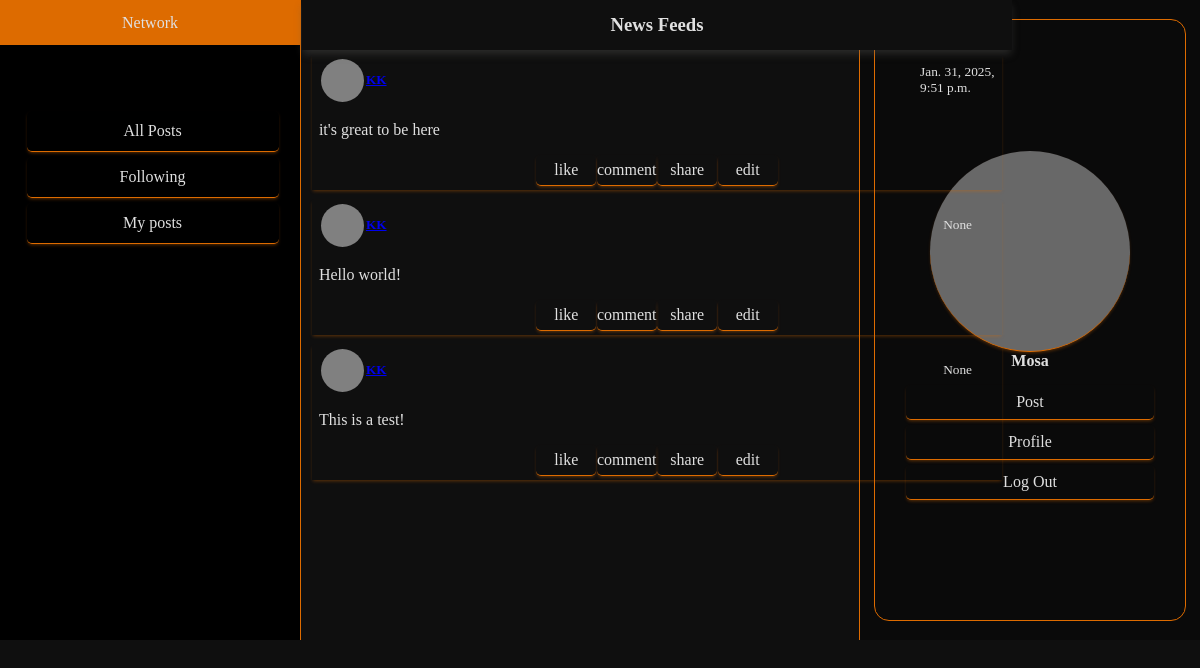
The page /followingPosts (signed in) on the database its author committed.
### network/models.py (models this page shows, shortened)
class User(AbstractUser):
    pass

class Post(models.Model):
    poster = models.ForeignKey(User, on_delete=models.CASCADE, related_name="user")
    content = models.CharField(max_length=800)
    timestamp = models.DateTimeField(auto_now_add=False)

### network/views.py (the view)
# urls.py: path("followingPosts", views.followingPosts, name="following"),
def followingPosts(request):
    following = Follow.objects.filter(follower=request.user).values_list('following', flat=True)
    followingPosts = Post.objects.filter(poster__in=following).order_by('timestamp')
    return render(request, "network/index.html",{"allPosts":followingPosts})

### network/templates/network/index.html (shortened to what this page needs)
{% extends "network/layout.html" %}
{% block body %}
<div class="feed-container">
    <div class="feeds-heading">
        <h3 class="feeds-title">News Feeds</h3>
    </div>
    {% for post in allPosts %}
        <div class="post-container">
            <div class="post-header">
                <a href="{% url 'profile' poster=post.poster.id %}" class="poster-container">
                    <div class="poster-img"></div>
                    <div class="poster-name"><h5>{{post.poster}}</h5></div>
                </a>
                <div class="post-time"><small>{{post.timestamp}}</small></div>
            </div>
            <div class="post-body">
                <p class="post-content">{{post.content}}</p>
            </div>
            {% if user.is_authenticated %}
            <div class="post-footer">
                <div class="likes like-button" data-id="{{post.id}}">
                    like
                </div>
                <div class="comment">comment</div>
                <div class="share">share</div>
                <div class="edit">edit</div>
            </div>
            {% endif %}
        </div>
    {% endfor %}
</div>
{% endblock %}

### network/templates/network/layout.html (shortened to what this page needs)
{% load static %}
<!DOCTYPE html>
<html lang="en">
    <head>
        <link href="{% static 'network/styles.css' %}" rel="stylesheet">
    </head>
    <body>
        <nav class="navbar navbar-expand-lg navbar-light bg-light">
            <a class="navbar-brand" href="#">Network</a>
            <div class="user-nav-bar">
              <ul class="navbar-nav mr-auto">
                <li class="nav-item">
                  <a class="nav-link" href="{% url 'index' %}">All Posts</a>
                </li>
                {% if user.is_authenticated %}
                    <li class="nav-item">
                        <a class="nav-link" href="{% url 'following' %}">Following</a>
                    </li>
                    <li class="nav-item">
                        <a class="nav-link" href="#">My posts</a>
                    </li>
                {% endif %}
              </ul>
            </div>
        </nav>
        <div class="user-panel">
            <div class="user-container">
                {% if user.is_authenticated %}
                    <div class="user-img-name-container">
                        <div class="user-img"></div>
                            <div class="user-name"><strong>{{ user.username }}</strong></div>
                    </div>
                {% endif %}
                <div class="user-actions">
                    {% if user.is_authenticated %}
                        <a class="action nav-item" id="write-post" href="">Post</a>
                        <a href="{% url 'profile' poster=user.id %}" class="action nav-item">Profile</a>
                        <a class="action nav-item" href="{% url 'logout' %}">Log Out</a>
                    {% else %}
                    <a class="action nav-item" href="{% url 'login' %}">Log In</a>
                    <a class="action nav-item" href="{% url 'register' %}">Register</a>
                    {% endif %}
                </div>
            </div>
        </div>
    <div class="feed-container"></div>
        <div class="body">
            {% block body %}
            {% endblock %}
        </div>
    </body>
</html>

### network/static/network/styles.css (style rules this page uses)
:root { --text-color: rgb(224, 224, 224); --brand-color: rgb(221, 107, 0); --border-color: 1px solid rgb(221, 107, 0); --box-shadow: 0 2px 3.5px -1px rgba(221, 107, 0, 0.4); --box-shadow-hover: 0 -2px 10px -1px rgba(201, 201, 201, 0.4); --background-color: rgb(10, 10, 10); --background-color-lite: rgb(15, 15, 15); --background-color-selected: rgb(24, 24, 24); }
html { overflow-y: auto; }
body { background-color: var(--background-color-lite); color: var(--text-color); overflow-x: scroll; }
.nav-link, .navbar-brand { color: var(--text-color); text-decoration: none; }
.navbar { position: fixed; top: 0; left: 0; height: 640px; width: 300px; border-right: var(--border-color); background-color: black; }
.navbar-brand { position: absolute; top: 0; left: 0; width: 100%; height: 45px; display: flex; align-items: center; text-align: center; justify-content: center; color: var(--text-color); background-color: var(--brand-color); }
.user-nav-bar, .navbar-nav { position: relative; top: 45px; width: 280px; height: auto; display: flex; align-items: center; justify-content: center; flex-direction: column; margin-right: 15px; }
.nav-item { position: relative; width: 90%; height: 40px; display: flex; align-items: center; justify-content: center; color: var(--text-color); border-bottom: var(--border-color); box-shadow: var(--box-shadow); border-radius: 5px; margin-top: 5px; }
.feed-container, .login-container, .register-container, .profile-container { position: absolute; top: 0; left: 302px; height: 638px; width: 710px; padding-bottom: 50px; padding-top: 50px; display: flex; align-items: center; flex-direction: column; }
.feeds-heading { position: fixed; top: 0px; left: 302px; width: 710px; height: 50px; display: flex; align-items: center; justify-content: center; background-color: var(--background-color-lite); box-shadow: 0 5px 8px -1px rgba(87, 87, 86, 0.4); z-index: 1; }
.post-container, .login-form, .register-form, .user-details { position: relative; width: 690px; height: auto; margin-top: 5px; margin-bottom: 5px; display: flex; justify-content: center; align-items: center; flex-direction: column; box-shadow: var(--box-shadow); transition: background-color 0.5s ease, box-shadow 0.3s ease, border-bottom 0.8s ease; }
.post-header, .post-body, .post-footer { position: relative; width: 98%; height: 50px; }
.post-header, .post-footer { display: flex; flex-direction: row; justify-content: space-between; }
.post-body { min-height: 45px; max-height: auto; }
.post-footer { height: 35px; width: 35%; }
.poster-container { position: relative; justify-self: baseline; align-items: center; width: auto; height: inherit; display: flex; flex-direction: row; }
.poster-img { position: relative; height: 43px; width: 43px; margin: 2px; border-radius: 50%; background-color: gray; }
.post-time { position: relative; width: 75px; height: inherit; display: flex; align-items: center; justify-content: center; }
.likes, .comment, .share, .edit { height: 30px; width: 60px; display: flex; align-items: center; justify-content: center; border-bottom: var(--border-color); box-shadow: var(--box-shadow); border-radius: 5px; }
.user-panel { position: fixed; top: 0px; right: 0; width: 340px; height: 640px; display: flex; align-items: center; justify-content: center; border-left: var(--border-color); background-color: var(--background-color); }
.user-container { position: relative; width: 310px; height: 600px; display: flex; align-items: center; justify-content: center; flex-direction: column; border: var(--border-color); border-radius: 15px; }
.user-img-name-container, .user-actions, .user-info { position: relative; width: 100%; height: 40%; display: flex; justify-self: start; align-items: center; justify-content: center; flex-direction: column; }
.user-actions { height: 20%; }
.user-img { position: relative; width: 200px; height: 200px; border-radius: 50%; background-color: rgba(128, 128, 128, 0.8); border-bottom: var(--border-color); box-shadow: var(--box-shadow) }
.action { text-decoration: none; color: var(--text-color); width: 80%; margin-top: 5px; border-bottom: var(--border-color); box-shadow: var(--box-shadow); border-radius: 5px; }

### rows shown on the page
User: username "Mosa"
Post: timestamp "Jan. 31, 2025, 9:51 p.m.", content "it's great to be here"
Post: timestamp "None", content "Hello world!"
Post: timestamp "None", content "This is a test!"
